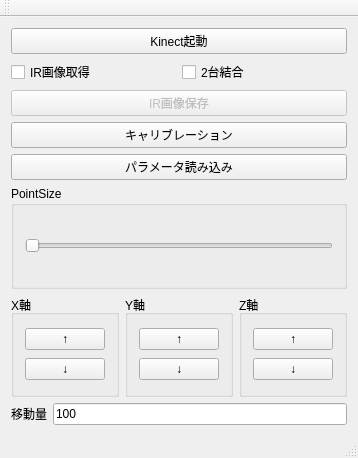
<?xml version="1.0" encoding="UTF-8"?>
<ui version="4.0">
 <class>MainWindow</class>
 <widget class="QMainWindow" name="MainWindow">
  <property name="geometry">
   <rect>
    <x>0</x>
    <y>0</y>
    <width>266</width>
    <height>458</height>
   </rect>
  </property>
  <property name="windowTitle">
   <string>MainWindow</string>
  </property>
  <widget class="QWidget" name="centralWidget">
   <layout class="QVBoxLayout" name="verticalLayout_5">
    <item>
     <widget class="QPushButton" name="pushButton_StartKinect">
      <property name="text">
       <string>Kinect起動</string>
      </property>
     </widget>
    </item>
    <item>
     <layout class="QHBoxLayout" name="horizontalLayout">
      <item>
       <widget class="QCheckBox" name="checkBox_IrOrImage">
        <property name="text">
         <string>IR画像取得</string>
        </property>
       </widget>
      </item>
      <item>
       <widget class="QCheckBox" name="checkBox_Synthesize">
        <property name="text">
         <string>2台結合</string>
        </property>
       </widget>
      </item>
     </layout>
    </item>
    <item>
     <widget class="QPushButton" name="pushButton_SaveIRImage">
      <property name="enabled">
       <bool>false</bool>
      </property>
      <property name="text">
       <string>IR画像保存</string>
      </property>
      <property name="checkable">
       <bool>false</bool>
      </property>
      <property name="default">
       <bool>false</bool>
      </property>
     </widget>
    </item>
    <item>
     <widget class="QPushButton" name="pushButton_Calibration">
      <property name="text">
       <string>キャリブレーション</string>
      </property>
     </widget>
    </item>
    <item>
     <widget class="QPushButton" name="pushButton_OpenParams">
      <property name="text">
       <string>パラメータ読み込み</string>
      </property>
     </widget>
    </item>
    <item>
     <widget class="QGroupBox" name="groupBox">
      <property name="title">
       <string>PointSize</string>
      </property>
      <layout class="QVBoxLayout" name="verticalLayout_2">
       <item>
        <widget class="QSlider" name="horizontalSlider_GLPointSize">
         <property name="orientation">
          <enum>Qt::Horizontal</enum>
         </property>
        </widget>
       </item>
      </layout>
     </widget>
    </item>
    <item>
     <layout class="QHBoxLayout" name="horizontalLayout_2">
      <item>
       <widget class="QGroupBox" name="groupBox_2">
        <property name="title">
         <string>X軸</string>
        </property>
        <layout class="QVBoxLayout" name="verticalLayout">
         <item>
          <widget class="QPushButton" name="pushButton_Xup">
           <property name="text">
            <string>↑</string>
           </property>
          </widget>
         </item>
         <item>
          <widget class="QPushButton" name="pushButton_Xdown">
           <property name="text">
            <string>↓</string>
           </property>
          </widget>
         </item>
        </layout>
       </widget>
      </item>
      <item>
       <widget class="QGroupBox" name="groupBox_3">
        <property name="title">
         <string>Y軸</string>
        </property>
        <layout class="QVBoxLayout" name="verticalLayout_3">
         <item>
          <widget class="QPushButton" name="pushButton_Yup">
           <property name="text">
            <string>↑</string>
           </property>
          </widget>
         </item>
         <item>
          <widget class="QPushButton" name="pushButton_Ydown">
           <property name="text">
            <string>↓</string>
           </property>
          </widget>
         </item>
        </layout>
       </widget>
      </item>
      <item>
       <widget class="QGroupBox" name="groupBox_4">
        <property name="title">
         <string>Z軸</string>
        </property>
        <layout class="QVBoxLayout" name="verticalLayout_4">
         <item>
          <widget class="QPushButton" name="pushButton_Zup">
           <property name="text">
            <string>↑</string>
           </property>
          </widget>
         </item>
         <item>
          <widget class="QPushButton" name="pushButton_Zdown">
           <property name="text">
            <string>↓</string>
           </property>
          </widget>
         </item>
        </layout>
       </widget>
      </item>
     </layout>
    </item>
    <item>
     <layout class="QHBoxLayout" name="horizontalLayout_3">
      <item>
       <widget class="QLabel" name="label">
        <property name="text">
         <string>移動量</string>
        </property>
       </widget>
      </item>
      <item>
       <widget class="QLineEdit" name="lineEdit_MoveStep">
        <property name="text">
         <string>100</string>
        </property>
       </widget>
      </item>
     </layout>
    </item>
   </layout>
  </widget>
  <widget class="QMenuBar" name="menuBar">
   <property name="geometry">
    <rect>
     <x>0</x>
     <y>0</y>
     <width>266</width>
     <height>22</height>
    </rect>
   </property>
  </widget>
  <widget class="QToolBar" name="mainToolBar">
   <attribute name="toolBarArea">
    <enum>TopToolBarArea</enum>
   </attribute>
   <attribute name="toolBarBreak">
    <bool>false</bool>
   </attribute>
  </widget>
  <widget class="QStatusBar" name="statusBar"/>
 </widget>
 <layoutdefault spacing="6" margin="11"/>
 <resources/>
 <connections/>
</ui>
